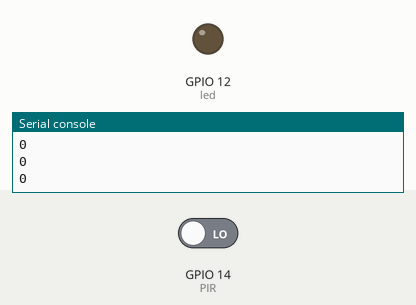
Recording of a program running on a simulated ESP32 board running MicroPython. Shown: output pins drawn as LEDs (lit = HIGH), the last lines printed to the serial console. Inputs (shaded band) come from the test bench; at power-on: GPIO 14 (PIR) LOW.

Above: at 1.2 s.
1.3 s: GPIO 14 (PIR) driven HIGH
At 2.0 s:
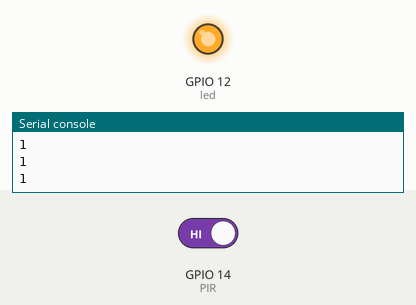
2.8 s: GPIO 14 (PIR) driven LOW
At 3.3 s:
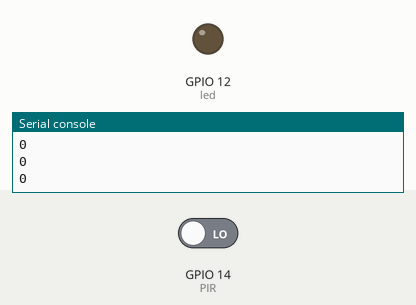
Timing chart, 0 to 5.8 s (numbered marks = the images above; inputs shaded):
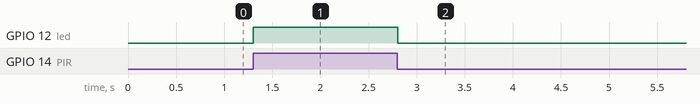

The program:

pir_led.py
```python
"""
Project 3.2 — PIR Motion-Activated LED
========================================
LED turns on when motion is detected, turns off when still.

Pins:
  PIR Motion Sensor = GPIO 14
  Yellow LED = GPIO 12
"""

from machine import Pin
import time

# Set up PIR sensor and LED
PIR = Pin(14, Pin.IN)
led = Pin(12, Pin.OUT)

while True:
    value = PIR.value()
    print(value)

    if value == 1:
        led.value(1)  # Motion detected → LED ON
    else:
        led.value(0)  # No motion → LED OFF

    time.sleep(0.1)
```

Measured:
- after the input at 1.3 s, GPIO 12 (led): LOW → HIGH at once
- after the input at 2.8 s, GPIO 12 (led): HIGH → LOW at once
